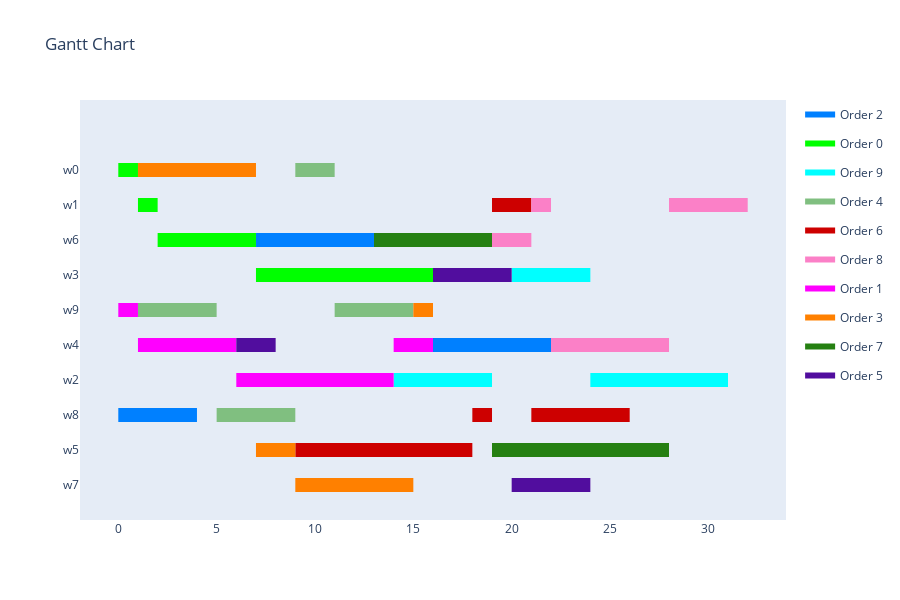

Source (notebook cell):
### Code cell
show_result(schedule)

### Figure 1 — Plotly figure (JSON) as saved in the notebook; plotly's stock layout.template omitted (floating-point values rounded to 4 significant figures)
{"data": [{"fill": "toself", "fillcolor": "rgb(0, 128, 255)", "hoverinfo": "name", "legendgroup": "rgb(0, 128, 255)", "mode": "none", "name": "Order 2", "type": "scatter", "x": [7, 13, 13, 7, 7, 16, 22, 22, 16, 16, 0, 3, 3, 0, 0, 3, 4, 4, 3], "y": [6.8, 6.8, 7.2, 7.2, null, 3.8, 3.8, 4.2, 4.2, null, 1.8, 1.8, 2.2, 2.2, null, 1.8, 1.8, 2.2, 2.2]}, {"fill": "toself", "fillcolor": "rgb(0, 255, 0)", "hoverinfo": "name", "legendgroup": "rgb(0, 255, 0)", "mode": "none", "name": "Order 0", "type": "scatter", "x": [0, 1, 1, 0, 0, 1, 2, 2, 1, 1, 2, 7, 7, 2, 2, 7, 16, 16, 7], "y": [8.8, 8.8, 9.2, 9.2, null, 7.8, 7.8, 8.2, 8.2, null, 6.8, 6.8, 7.2, 7.2, null, 5.8, 5.8, 6.2, 6.2]}, {"fill": "toself", "fillcolor": "rgb(0, 255, 255)", "hoverinfo": "name", "legendgroup": "rgb(0, 255, 255)", "mode": "none", "name": "Order 9", "type": "scatter", "x": [20, 24, 24, 20, 20, 14, 19, 19, 14, 14, 24, 26, 26, 24, 24, 26, 31, 31, 26], "y": [5.8, 5.8, 6.2, 6.2, null, 2.8, 2.8, 3.2, 3.2, null, 2.8, 2.8, 3.2, 3.2, null, 2.8, 2.8, 3.2, 3.2]}, {"fill": "toself", "fillcolor": "rgb(128, 191, 128)", "hoverinfo": "name", "legendgroup": "rgb(128, 191, 128)", "mode": "none", "name": "Order 4", "type": "scatter", "x": [9, 11, 11, 9, 9, 1, 5, 5, 1, 1, 11, 15, 15, 11, 11, 5, 9, 9, 5], "y": [8.8, 8.8, 9.2, 9.2, null, 4.8, 4.8, 5.2, 5.2, null, 4.8, 4.8, 5.2, 5.2, null, 1.8, 1.8, 2.2, 2.2]}, {"fill": "toself", "fillcolor": "rgb(205, 0, 0)", "hoverinfo": "name", "legendgroup": "rgb(205, 0, 0)", "mode": "none", "name": "Order 6", "type": "scatter", "x": [19, 21, 21, 19, 19, 18, 19, 19, 18, 18, 21, 26, 26, 21, 21, 9, 18, 18, 9], "y": [7.8, 7.8, 8.2, 8.2, null, 1.8, 1.8, 2.2, 2.2, null, 1.8, 1.8, 2.2, 2.2, null, 0.8, 0.8, 1.2, 1.2]}, {"fill": "toself", "fillcolor": "rgb(251, 128, 199)", "hoverinfo": "name", "legendgroup": "rgb(251, 128, 199)", "mode": "none", "name": "Order 8", "type": "scatter", "x": [21, 22, 22, 21, 21, 28, 32, 32, 28, 28, 19, 21, 21, 19, 19, 22, 28, 28, 22], "y": [7.8, 7.8, 8.2, 8.2, null, 7.8, 7.8, 8.2, 8.2, null, 6.8, 6.8, 7.2, 7.2, null, 3.8, 3.8, 4.2, 4.2]}, {"fill": "toself", "fillcolor": "rgb(255, 0, 255)", "hoverinfo": "name", "legendgroup": "rgb(255, 0, 255)", "mode": "none", "name": "Order 1", "type": "scatter", "x": [0, 1, 1, 0, 0, 1, 6, 6, 1, 1, 14, 16, 16, 14, 14, 6, 14, 14, 6], "y": [4.8, 4.8, 5.2, 5.2, null, 3.8, 3.8, 4.2, 4.2, null, 3.8, 3.8, 4.2, 4.2, null, 2.8, 2.8, 3.2, 3.2]}, {"fill": "toself", "fillcolor": "rgb(255, 128, 0)", "hoverinfo": "name", "legendgroup": "rgb(255, 128, 0)", "mode": "none", "name": "Order 3", "type": "scatter", "x": [1, 7, 7, 1, 1, 15, 16, 16, 15, 15, 7, 9, 9, 7, 7, 9, 15, 15, 9], "y": [8.8, 8.8, 9.2, 9.2, null, 4.8, 4.8, 5.2, 5.2, null, 0.8, 0.8, 1.2, 1.2, null, -0.2, -0.2, 0.2, 0.2]}, {"fill": "toself", "fillcolor": "rgb(37, 128, 18)", "hoverinfo": "name", "legendgroup": "rgb(37, 128, 18)", "mode": "none", "name": "Order 7", "type": "scatter", "x": [13, 14, 14, 13, 13, 14, 19, 19, 14, 14, 19, 22, 22, 19, 19, 22, 28, 28, 22], "y": [6.8, 6.8, 7.2, 7.2, null, 6.8, 6.8, 7.2, 7.2, null, 0.8, 0.8, 1.2, 1.2, null, 0.8, 0.8, 1.2, 1.2]}, {"fill": "toself", "fillcolor": "rgb(81, 13, 158)", "hoverinfo": "name", "legendgroup": "rgb(81, 13, 158)", "mode": "none", "name": "Order 5", "type": "scatter", "x": [16, 20, 20, 16, 16, 6, 7, 7, 6, 6, 7, 8, 8, 7, 7, 20, 24, 24, 20], "y": [5.8, 5.8, 6.2, 6.2, null, 3.8, 3.8, 4.2, 4.2, null, 3.8, 3.8, 4.2, 4.2, null, -0.2, -0.2, 0.2, 0.2]}, {"legendgroup": "rgb(0, 128, 255)", "marker": {"color": "rgb(0, 128, 255)", "opacity": 0, "size": 1}, "mode": "markers", "name": "", "showlegend": false, "text": [null, null, null, null, null, null, null, null], "type": "scatter", "x": [7, 13, 16, 22, 0, 3, 3, 4], "y": [7, 7, 4, 4, 2, 2, 2, 2]}, {"legendgroup": "rgb(0, 255, 0)", "marker": {"color": "rgb(0, 255, 0)", "opacity": 0, "size": 1}, "mode": "markers", "name": "", "showlegend": false, "text": [null, null, null, null, null, null, null, null], "type": "scatter", "x": [0, 1, 1, 2, 2, 7, 7, 16], "y": [9, 9, 8, 8, 7, 7, 6, 6]}, {"legendgroup": "rgb(0, 255, 255)", "marker": {"color": "rgb(0, 255, 255)", "opacity": 0, "size": 1}, "mode": "markers", "name": "", "showlegend": false, "text": [null, null, null, null, null, null, null, null], "type": "scatter", "x": [20, 24, 14, 19, 24, 26, 26, 31], "y": [6, 6, 3, 3, 3, 3, 3, 3]}, {"legendgroup": "rgb(128, 191, 128)", "marker": {"color": "rgb(128, 191, 128)", "opacity": 0, "size": 1}, "mode": "markers", "name": "", "showlegend": false, "text": [null, null, null, null, null, null, null, null], "type": "scatter", "x": [9, 11, 1, 5, 11, 15, 5, 9], "y": [9, 9, 5, 5, 5, 5, 2, 2]}, {"legendgroup": "rgb(205, 0, 0)", "marker": {"color": "rgb(205, 0, 0)", "opacity": 0, "size": 1}, "mode": "markers", "name": "", "showlegend": false, "text": [null, null, null, null, null, null, null, null], "type": "scatter", "x": [19, 21, 18, 19, 21, 26, 9, 18], "y": [8, 8, 2, 2, 2, 2, 1, 1]}, {"legendgroup": "rgb(251, 128, 199)", "marker": {"color": "rgb(251, 128, 199)", "opacity": 0, "size": 1}, "mode": "markers", "name": "", "showlegend": false, "text": [null, null, null, null, null, null, null, null], "type": "scatter", "x": [21, 22, 28, 32, 19, 21, 22, 28], "y": [8, 8, 8, 8, 7, 7, 4, 4]}, {"legendgroup": "rgb(255, 0, 255)", "marker": {"color": "rgb(255, 0, 255)", "opacity": 0, "size": 1}, "mode": "markers", "name": "", "showlegend": false, "text": [null, null, null, null, null, null, null, null], "type": "scatter", "x": [0, 1, 1, 6, 14, 16, 6, 14], "y": [5, 5, 4, 4, 4, 4, 3, 3]}, {"legendgroup": "rgb(255, 128, 0)", "marker": {"color": "rgb(255, 128, 0)", "opacity": 0, "size": 1}, "mode": "markers", "name": "", "showlegend": false, "text": [null, null, null, null, null, null, null, null], "type": "scatter", "x": [1, 7, 15, 16, 7, 9, 9, 15], "y": [9, 9, 5, 5, 1, 1, 0, 0]}, {"legendgroup": "rgb(37, 128, 18)", "marker": {"color": "rgb(37, 128, 18)", "opacity": 0, "size": 1}, "mode": "markers", "name": "", "showlegend": false, "text": [null, null, null, null, null, null, null, null], "type": "scatter", "x": [13, 14, 14, 19, 19, 22, 22, 28], "y": [7, 7, 7, 7, 1, 1, 1, 1]}, {"legendgroup": "rgb(81, 13, 158)", "marker": {"color": "rgb(81, 13, 158)", "opacity": 0, "size": 1}, "mode": "markers", "name": "", "showlegend": false, "text": [null, null, null, null, null, null, null, null], "type": "scatter", "x": [16, 20, 6, 7, 7, 8, 20, 24], "y": [6, 6, 4, 4, 4, 4, 0, 0]}], "layout": {"height": 600, "hovermode": "closest", "showlegend": true, "title": {"text": "Gantt Chart"}, "xaxis": {"rangeselector": {"buttons": [{"count": 7, "label": "1w", "step": "day", "stepmode": "backward"}, {"count": 1, "label": "1m", "step": "month", "stepmode": "backward"}, {"count": 6, "label": "6m", "step": "month", "stepmode": "backward"}, {"count": 1, "label": "YTD", "step": "year", "stepmode": "todate"}, {"count": 1, "label": "1y", "step": "year", "stepmode": "backward"}, {"step": "all"}]}, "showgrid": false, "type": "linear", "zeroline": false}, "yaxis": {"autorange": false, "range": [-1, 11], "showgrid": false, "ticktext": ["w7", "w5", "w8", "w2", "w4", "w9", "w3", "w6", "w1", "w0"], "tickvals": [0, 1, 2, 3, 4, 5, 6, 7, 8, 9], "zeroline": false}}}
